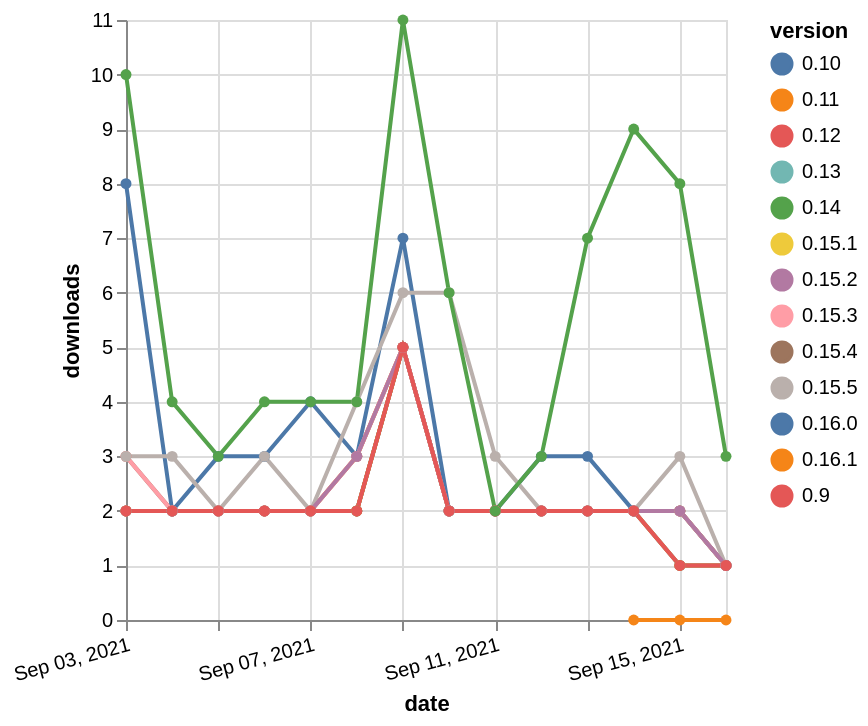

Here is the Vega-Lite specification saved for this chart:
### Vega-Lite specification from a JSON file in a GitHub repository (floating-point values rounded to 4 significant figures; data arrays with more than 128 entries replaced by an {"elided": "..."} marker saying what was removed)
{"$schema": "https://vega.github.io/schema/vega-lite/v5.json", "description": "A simple bar chart with embedded data.", "data": {"values": {"elided": "171 records"}}, "width": "container", "mark": {"type": "line", "point": {"filled": true}}, "encoding": {"x": {"field": "date", "type": "temporal", "timeUnit": "yearmonthdate", "title": "date", "axis": {"labelAngle": -15}}, "y": {"field": "delta", "type": "quantitative", "title": "downloads"}, "color": {"field": "version", "type": "nominal"}, "tooltip": {"field": "delta"}}}
